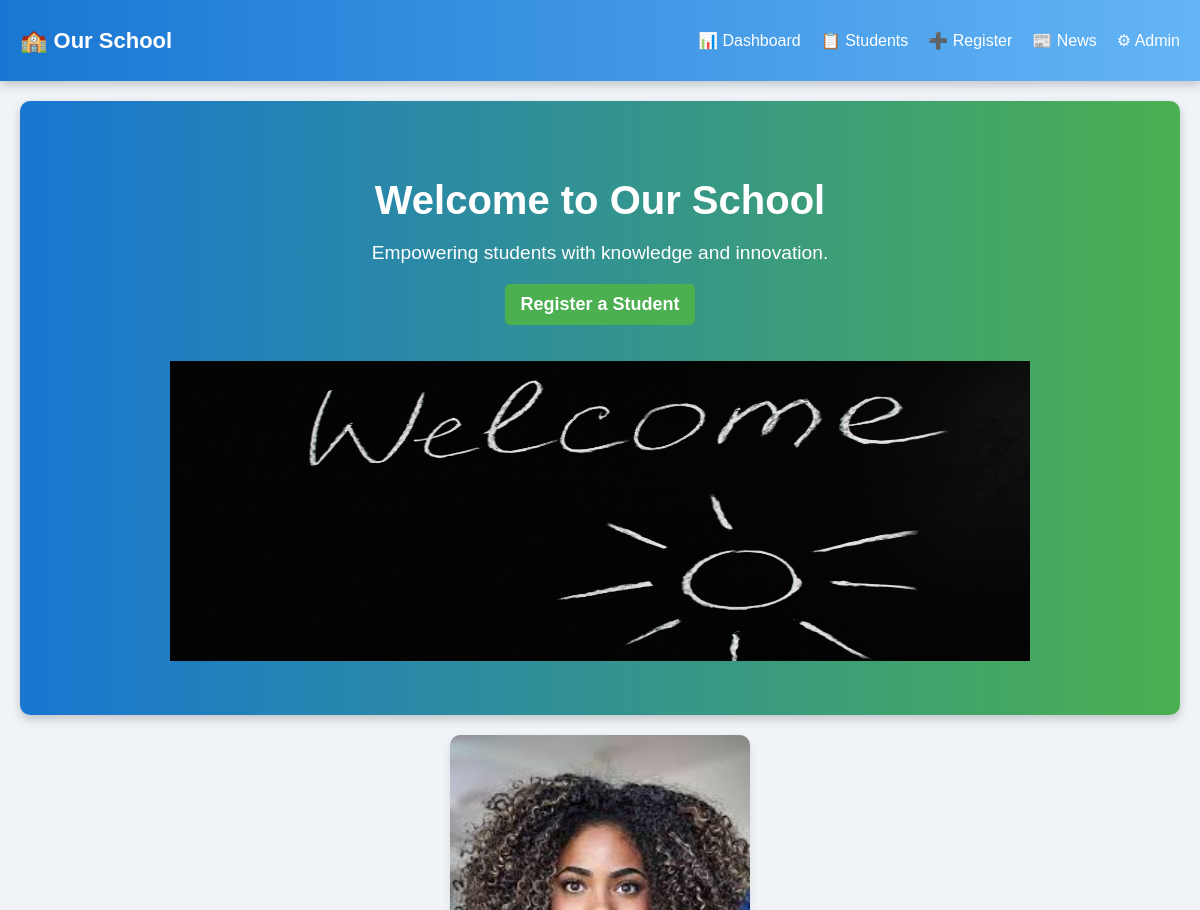
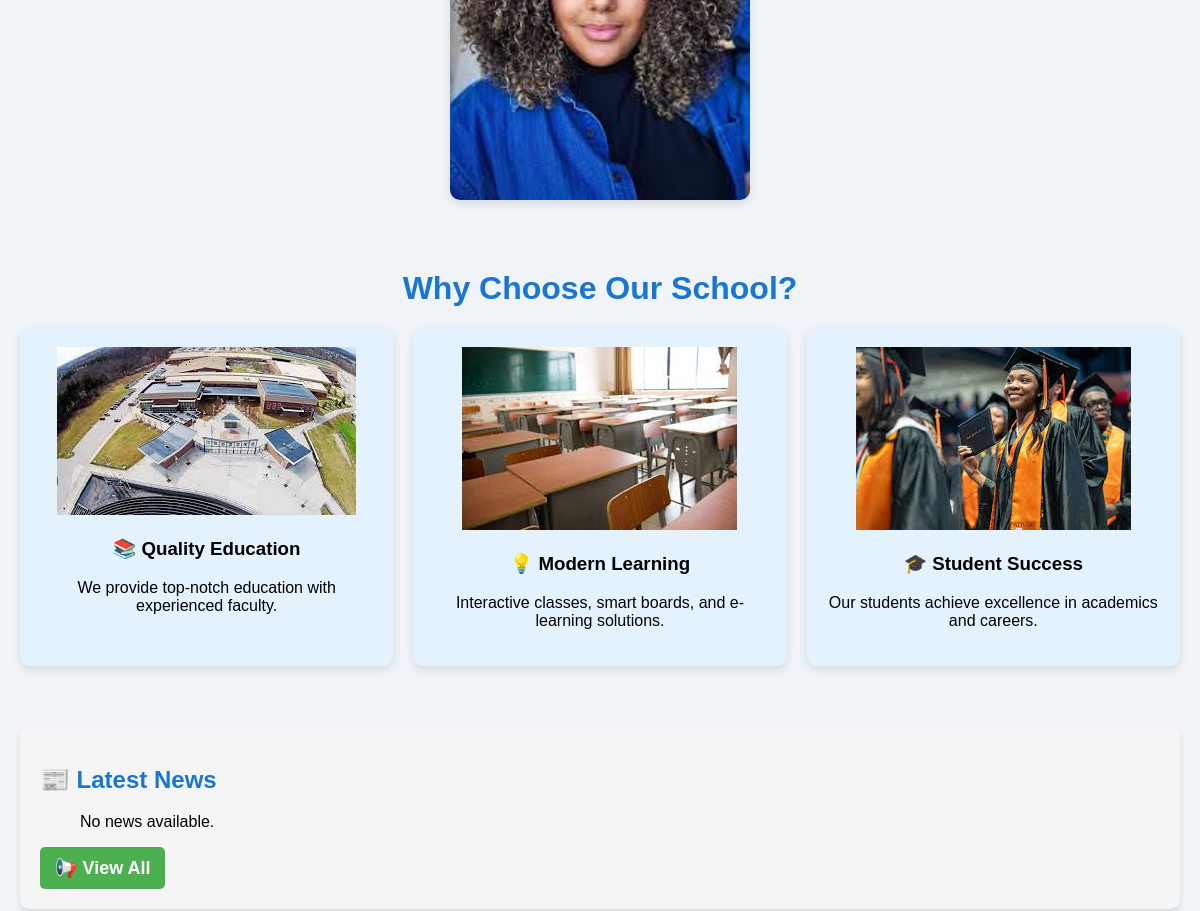
Before: / (upper part) with the older database file (2 pictures, top to bottom).
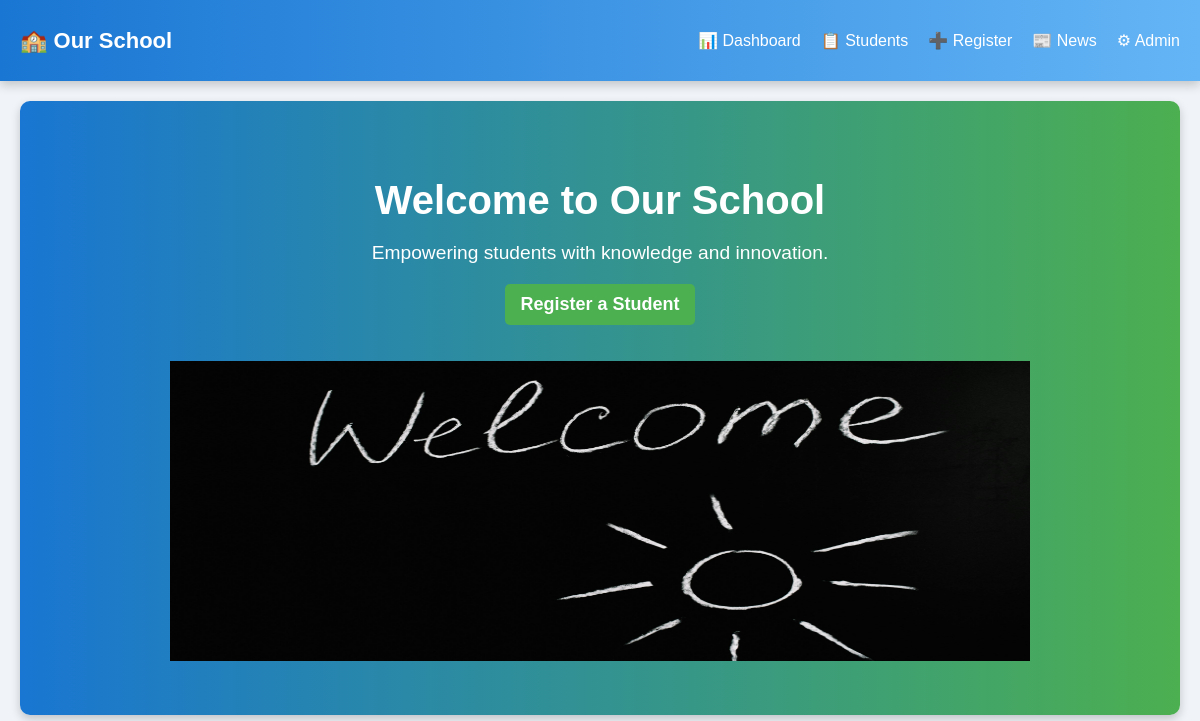
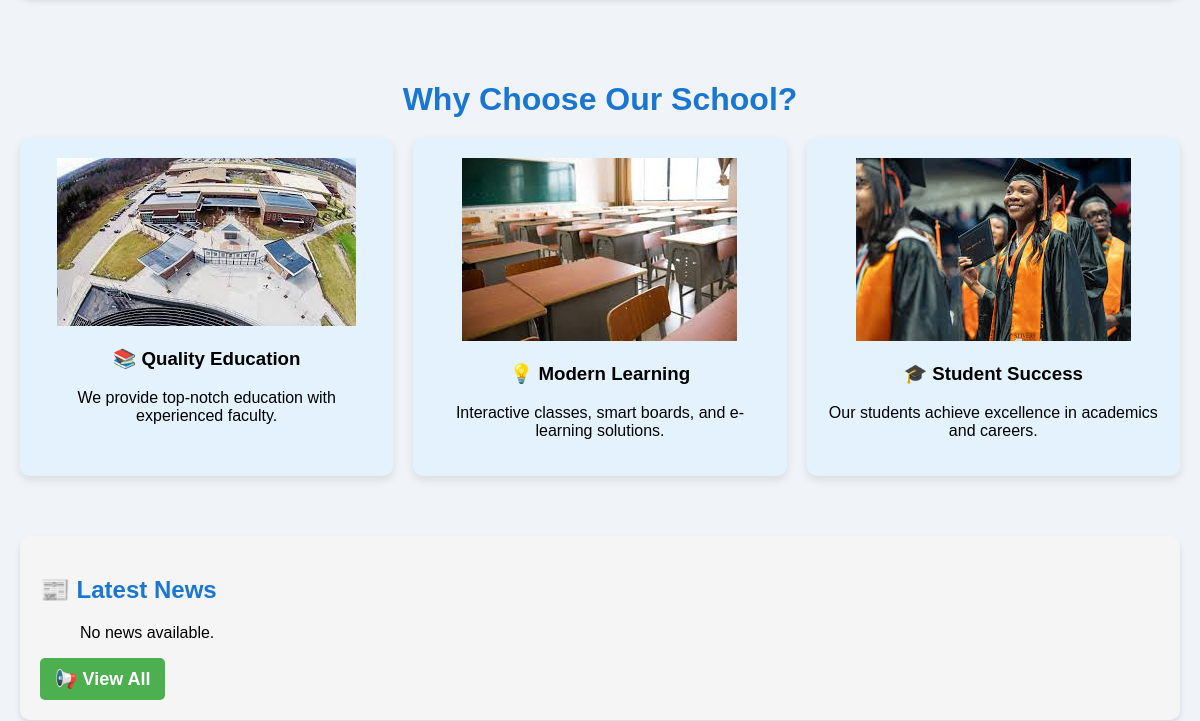
After: the same page with the newer database file (2 pictures, top to bottom).
### school/models.py (models this page shows, shortened)
class SchoolImage(models.Model):
    title = models.CharField(max_length=100)
    image = models.ImageField(upload_to='home_images/')

### school/views.py (the view)
# urls.py: 2. Add a URL to urlpatterns:  path('', views.home, name='home')
def home(request):
    images = SchoolImage.objects.all()  # Fetch all uploaded images
    return render(request, 'home.html', {'images': images})

### school/templates/home.html (shortened to what this page needs)
{% extends 'base.html' %}
{% load static %}
{% block content %}
<div class="hero">
    <div class="hero-content">
        <div class="text">
            <h1>Welcome to Our School</h1>
            <p>Empowering students with knowledge and innovation.</p>
            <a href="{% url 'student_create' %}" class="button">Register a Student</a>
            <br><br><br>
        </div>
        <div class="image">
            <img src="{% static 'images/pexels-anntarazevich-5598288.jpg' %}" alt="School Campus" width="860" height="300">
        </div>
    </div>
</div>
<div class="image-gallery">
    {% for img in images %}
        <div class="gallery-item">
            <img src="{{ img.image.url }}" alt="{{ img.title }}">
        </div>
    {% endfor %}
</div>
<section class="features">
    <h2>Why Choose Our School?</h2>
    <div class="feature-grid">
        <div class="feature-item">
            <img src="{% static 'images/campus.jpeg' %}" alt="Education Icon">
            <h3>📚 Quality Education</h3>
            <p>We provide top-notch education with experienced faculty.</p>
        </div>
        <div class="feature-item">
            <img src="{% static 'images/class.jpeg' %}" alt="Learning Icon">
            <h3>💡 Modern Learning</h3>
            <p>Interactive classes, smart boards, and e-learning solutions.</p>
        </div>
        <div class="feature-item">
            <img src="{% static 'images/grad.jpeg' %}" alt="Student Success">
            <h3>🎓 Student Success</h3>
            <p>Our students achieve excellence in academics and careers.</p>
        </div>
    </div>
</section>
<div class="news">
    <h2>📰 Latest News</h2>
    <ul>
        {% for article in latest_news %}
        <li>
            <h3>{{ article.title }}</h3>
            <p>{{ article.content|truncatewords:20 }}</p>
            <p><small>Posted on: {{ article.date_posted }}</small></p>
        </li>
        {% empty %}
        <p>No news available.</p>
        {% endfor %}
    </ul>
<a href="{% url 'news_list' %}" class="button">📢 View All </a>
</div>
{% endblock %}

Changed rows visible on the page:
removed SchoolImage: image (picture)
